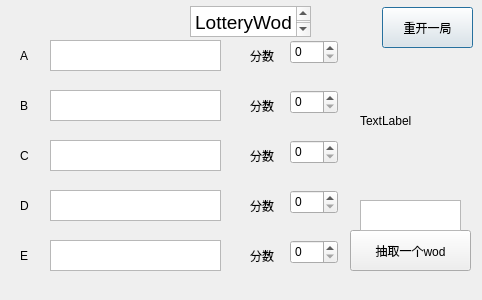
<?xml version="1.0" encoding="UTF-8"?>
<ui version="4.0">
 <class>Dialog</class>
 <widget class="QDialog" name="Dialog">
  <property name="geometry">
   <rect>
    <x>0</x>
    <y>0</y>
    <width>482</width>
    <height>300</height>
   </rect>
  </property>
  <property name="windowTitle">
   <string>Dialog</string>
  </property>
  <widget class="QPushButton" name="pushButton_2">
   <property name="geometry">
    <rect>
     <x>382</x>
     <y>7</y>
     <width>91</width>
     <height>41</height>
    </rect>
   </property>
   <property name="text">
    <string>重开一局</string>
   </property>
  </widget>
  <widget class="QLabel" name="label_2">
   <property name="geometry">
    <rect>
     <x>20</x>
     <y>40</y>
     <width>31</width>
     <height>31</height>
    </rect>
   </property>
   <property name="text">
    <string>A</string>
   </property>
  </widget>
  <widget class="QLabel" name="label_3">
   <property name="geometry">
    <rect>
     <x>20</x>
     <y>90</y>
     <width>31</width>
     <height>31</height>
    </rect>
   </property>
   <property name="text">
    <string>B</string>
   </property>
  </widget>
  <widget class="QLabel" name="label_4">
   <property name="geometry">
    <rect>
     <x>20</x>
     <y>140</y>
     <width>31</width>
     <height>31</height>
    </rect>
   </property>
   <property name="text">
    <string>C</string>
   </property>
  </widget>
  <widget class="QLabel" name="label_5">
   <property name="geometry">
    <rect>
     <x>20</x>
     <y>190</y>
     <width>31</width>
     <height>31</height>
    </rect>
   </property>
   <property name="text">
    <string>D</string>
   </property>
  </widget>
  <widget class="QLabel" name="label_6">
   <property name="geometry">
    <rect>
     <x>20</x>
     <y>240</y>
     <width>31</width>
     <height>31</height>
    </rect>
   </property>
   <property name="text">
    <string>E</string>
   </property>
  </widget>
  <widget class="QTextBrowser" name="textBrowser_2">
   <property name="geometry">
    <rect>
     <x>50</x>
     <y>40</y>
     <width>171</width>
     <height>31</height>
    </rect>
   </property>
  </widget>
  <widget class="QTextBrowser" name="textBrowser_3">
   <property name="geometry">
    <rect>
     <x>50</x>
     <y>90</y>
     <width>171</width>
     <height>31</height>
    </rect>
   </property>
  </widget>
  <widget class="QTextBrowser" name="textBrowser_4">
   <property name="geometry">
    <rect>
     <x>50</x>
     <y>140</y>
     <width>171</width>
     <height>31</height>
    </rect>
   </property>
  </widget>
  <widget class="QTextBrowser" name="textBrowser_5">
   <property name="geometry">
    <rect>
     <x>50</x>
     <y>190</y>
     <width>171</width>
     <height>31</height>
    </rect>
   </property>
  </widget>
  <widget class="QTextBrowser" name="textBrowser_6">
   <property name="geometry">
    <rect>
     <x>50</x>
     <y>240</y>
     <width>171</width>
     <height>31</height>
    </rect>
   </property>
  </widget>
  <widget class="QTextBrowser" name="textBrowser_7">
   <property name="geometry">
    <rect>
     <x>190</x>
     <y>6</y>
     <width>121</width>
     <height>31</height>
    </rect>
   </property>
   <property name="html">
    <string>&lt;!DOCTYPE HTML PUBLIC &quot;-//W3C//DTD HTML 4.0//EN&quot; &quot;http://www.w3.org/TR/REC-html40/strict.dtd&quot;&gt;
&lt;html&gt;&lt;head&gt;&lt;meta name=&quot;qrichtext&quot; content=&quot;1&quot; /&gt;&lt;style type=&quot;text/css&quot;&gt;
p, li { white-space: pre-wrap; }
&lt;/style&gt;&lt;/head&gt;&lt;body style=&quot; font-family:'.AppleSystemUIFont'; font-size:13pt; font-weight:400; font-style:normal;&quot;&gt;
&lt;p align=&quot;center&quot; style=&quot; margin-top:0px; margin-bottom:0px; margin-left:0px; margin-right:0px; -qt-block-indent:0; text-indent:0px;&quot;&gt;&lt;span style=&quot; font-size:14pt;&quot;&gt;LotteryWod&lt;/span&gt;&lt;/p&gt;&lt;/body&gt;&lt;/html&gt;</string>
   </property>
  </widget>
  <widget class="QLabel" name="label">
   <property name="geometry">
    <rect>
     <x>250</x>
     <y>40</y>
     <width>41</width>
     <height>31</height>
    </rect>
   </property>
   <property name="text">
    <string>分数</string>
   </property>
  </widget>
  <widget class="QLabel" name="label_7">
   <property name="geometry">
    <rect>
     <x>250</x>
     <y>90</y>
     <width>41</width>
     <height>31</height>
    </rect>
   </property>
   <property name="text">
    <string>分数</string>
   </property>
  </widget>
  <widget class="QLabel" name="label_8">
   <property name="geometry">
    <rect>
     <x>250</x>
     <y>140</y>
     <width>41</width>
     <height>31</height>
    </rect>
   </property>
   <property name="text">
    <string>分数</string>
   </property>
  </widget>
  <widget class="QLabel" name="label_9">
   <property name="geometry">
    <rect>
     <x>250</x>
     <y>190</y>
     <width>41</width>
     <height>31</height>
    </rect>
   </property>
   <property name="text">
    <string>分数</string>
   </property>
  </widget>
  <widget class="QLabel" name="label_10">
   <property name="geometry">
    <rect>
     <x>250</x>
     <y>240</y>
     <width>41</width>
     <height>31</height>
    </rect>
   </property>
   <property name="text">
    <string>分数</string>
   </property>
  </widget>
  <widget class="QSpinBox" name="spinBox">
   <property name="geometry">
    <rect>
     <x>290</x>
     <y>40</y>
     <width>48</width>
     <height>24</height>
    </rect>
   </property>
  </widget>
  <widget class="QSpinBox" name="spinBox_2">
   <property name="geometry">
    <rect>
     <x>290</x>
     <y>90</y>
     <width>48</width>
     <height>24</height>
    </rect>
   </property>
  </widget>
  <widget class="QSpinBox" name="spinBox_3">
   <property name="geometry">
    <rect>
     <x>290</x>
     <y>140</y>
     <width>48</width>
     <height>24</height>
    </rect>
   </property>
  </widget>
  <widget class="QSpinBox" name="spinBox_4">
   <property name="geometry">
    <rect>
     <x>290</x>
     <y>190</y>
     <width>48</width>
     <height>24</height>
    </rect>
   </property>
  </widget>
  <widget class="QSpinBox" name="spinBox_5">
   <property name="geometry">
    <rect>
     <x>290</x>
     <y>240</y>
     <width>48</width>
     <height>24</height>
    </rect>
   </property>
  </widget>
  <widget class="QLabel" name="label_11">
   <property name="geometry">
    <rect>
     <x>360</x>
     <y>50</y>
     <width>101</width>
     <height>141</height>
    </rect>
   </property>
   <property name="text">
    <string>TextLabel</string>
   </property>
  </widget>
  <widget class="QPushButton" name="pushButton">
   <property name="geometry">
    <rect>
     <x>350</x>
     <y>230</y>
     <width>121</width>
     <height>41</height>
    </rect>
   </property>
   <property name="text">
    <string>抽取一个wod</string>
   </property>
  </widget>
  <widget class="QTextBrowser" name="textBrowser">
   <property name="geometry">
    <rect>
     <x>360</x>
     <y>200</y>
     <width>101</width>
     <height>31</height>
    </rect>
   </property>
  </widget>
 </widget>
 <resources/>
 <connections/>
</ui>
